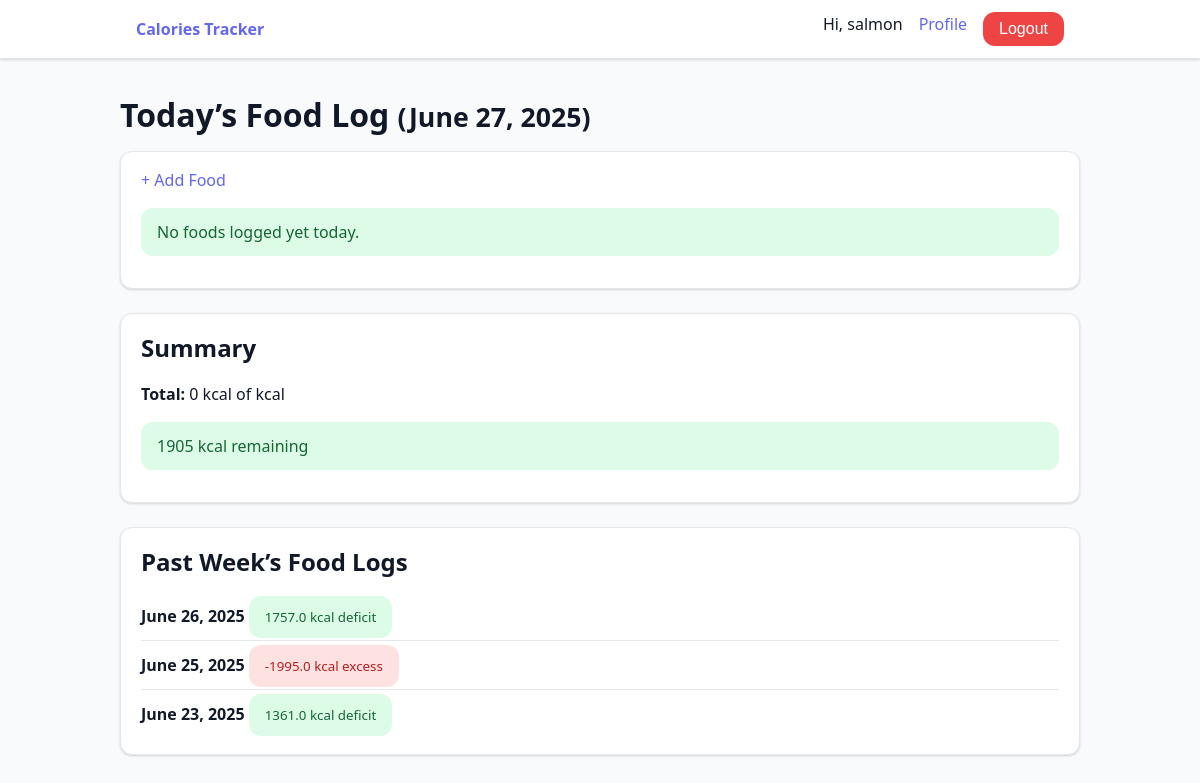
/project/main/ (signed in), run on the app's committed database.
### project/models.py (models this page shows, shortened)
class DailyEntry(models.Model):
    user_profile = models.ForeignKey(UserProfile, on_delete=models.CASCADE)
    date = models.DateField(default=date.today)
    class Meta:
        unique_together = ('user_profile', 'date')
    def total_calories(self):
        total = 0
        for entry in self.foodentry_set.all():
            total += entry.food.calories_per_serving * entry.number_of_servings
        return total
    def remaining_calories(self):
        return self.user_profile.calories_goal() - self.total_calories()

class UserProfile(models.Model):
    user = models.OneToOneField(
        settings.AUTH_USER_MODEL,
        on_delete=models.CASCADE,
        related_name='profile'
    )
    sex_choices = [
        ('M', 'Male'),
        ('F', 'Female'),
        ('O', 'Other'),
    ]
    sex = models.CharField(max_length=1, choices=sex_choices, blank=True)
    override_calories_goal = models.IntegerField(blank=True, null=True) #can be left blank
    height = models.FloatField(blank=True, null=True)
    weight = models.FloatField(blank=True, null=True)
    age = models.IntegerField(blank=True, null=True)
    def calories_goal(self): # Calculate the user's calorie goal, if there's a override, use that
        if self.override_calories_goal:
            return self.override_calories_goal
        else:
            return self.auto_calories_goal()
    def auto_calories_goal(self):
        W = self.weight
        H= self.height
        A = self.age
        if self.sex == 'M':
            bmr = 10 * W + 6.25 * H - 5 * A + 5
        elif self.sex == 'F':
            bmr = 10 * W + 6.25 * H - 5 * A - 161
        elif self.sex == 'O':
            bmr_male = 10 * W + 6.25 * H - 5 * A + 5
            bmr_female = 10 * W + 6.25 * H - 5 * A - 161
            bmr = (bmr_male + bmr_female) / 2
        else:
            bmr = 10 * W + 6.25 * H - 5 * A
        return int(bmr)

class FoodEntry(models.Model):
    daily_entry = models.ForeignKey(DailyEntry, on_delete=models.CASCADE)
    food = models.ForeignKey(Food, on_delete=models.PROTECT)
    number_of_servings = models.FloatField(blank=True, null=True)
    time = models.DateTimeField(auto_now_add=True)

class Food(models.Model):
    name = models.TextField(blank=False, max_length=200)
    serving_size = models.TextField(blank=True)
    calories_per_serving = models.IntegerField(blank=True, null=True)

### project/views.py (the view)
# urls.py: path('main/', MainPageView.as_view(), name='main'),
class MainPageView(LoginRequiredMixin, ListView):
    model = FoodEntry
    template_name = 'project/main.html'
    context_object_name = 'foodEntries'
    def get_queryset(self):
        profile = self.request.user.profile
        today = timezone.localdate()
        daily_entry, created = DailyEntry.objects.get_or_create(
            user_profile=profile,
            date=today
        )
        self.daily_entry = daily_entry
        return daily_entry.foodentry_set.all()
    def get_context_data(self, **kwargs):
        context = super().get_context_data(**kwargs)
        context['daily_entry'] = self.daily_entry
        profile = self.request.user.profile
        today = timezone.localdate()
        yesterday = today - timedelta(days=1)
        past_week = today - timedelta(days=7)
        past = DailyEntry.objects.filter( #get past daily entries
            user_profile=profile,
            date__range=(past_week, yesterday)
        ).order_by('-date')
        context['past_entries'] = past
        return context

### project/templates/project/main.html
{% extends "project/base.html" %}
{% block content %}
<div class="container">
  <h1>Today’s Food Log <small>({{ daily_entry.date }})</small></h1>
  <div class="card">
    <a href="{% url 'create_food_entry' %}" class="button">+ Add Food</a>
    {% if foodEntries %}
      <ul class="food-list">
        {% for entry in foodEntries %}
          <li>
            <div>
              <strong>{{ entry.food.name }}</strong>
              <small>— {{ entry.number_of_servings }} × {{ entry.food.serving_size }} ({{ entry.calories }} kcal)</small>
            </div>
            <form action="{% url 'delete_food_entry' entry.pk %}">
              {% csrf_token %}
              <button class="delete" title="Remove">x</button>
            </form>
          </li>
        {% endfor %}
      </ul>
    {% else %}
      <p class="alert alert-success">No foods logged yet today.</p>
    {% endif %}
  </div>
  <div class="card">
    <h2>Summary</h2>
    <p><strong>Total:</strong> {{ daily_entry.total_calories }} kcal of {{ daily_entry.profile.calorie_goal }} kcal</p>
    {% if daily_entry.remaining_calories < 0 %}
      <p class="alert alert-danger">Over goal by {{ daily_entry.remaining_calories }} kcal</p>
    {% else %}
      <p class="alert alert-success">{{ daily_entry.remaining_calories }} kcal remaining</p>
    {% endif %}
  </div>
  <div class="card">
    <h2>Past Week’s Food Logs</h2>
    {% if past_entries %}
      <ul class="food-list">
        {% for entry in past_entries %}
          <li>
            <div>
              <strong>{{ entry.date }}</strong>
              {% if entry.remaining_calories < 0 %}
                <small class="alert alert-danger">{{ entry.remaining_calories }} kcal excess</small>
              {% else %}
                <small class="alert alert-success">{{ entry.remaining_calories }} kcal deficit</small>
              {% endif %}
            </div>
          </li>
        {% endfor %}
      </ul>
    {% else %}
      <p class="alert alert-success">No entries in the past week.</p>
    {% endif %}
  </div>
</div>
{% endblock %}

### project/templates/project/base.html (shortened to what this page needs)
<!DOCTYPE html>
{% load static %}
<html lang="en">
<head>
  <link href="{% static 'styles.css' %}" rel="stylesheet">
</head>
<body>
  <nav>
    <div class="nav-inner">
      <a href="{% url 'main' %}"><strong>Calories Tracker</strong></a>
      <ul>
        {% if user.is_authenticated %}
          <li>Hi, {{ user.username }}</li>
          <li><a href="{% url 'profile' user.profile.pk %}">Profile</a></li>
          <li>
            <form action="{% url 'logout' %}" method="post" style="display:inline">
              <button class="delete">Logout</button>
            </form>
          </li>
        {% else %}
          <li><a href="{% url 'login' %}">Login</a></li>
          <li><a href="{% url 'registration' %}">Register</a></li>
        {% endif %}
      </ul>
    </div>
  </nav>
  {% block content %}{% endblock %}
</body>
</html>

### static/styles.css (style rules this page uses)
:root { --bg: #f9fafb; --surface: #ffffff; --border: #e5e7eb; --text: #111827; --text-muted: #6b7280; --primary: #6366f1; --primary-hover: #4f46e5; --danger: #ef4444; --danger-hover: #dc2626; --radius: 0.75rem; --shadow: 0 1px 2px rgba(0,0,0,.06), 0 1px 3px rgba(0,0,0,.1); }
*, *::before, *::after { box-sizing: border-box; }
html { font-family: system-ui, sans-serif; line-height: 1.5; }
body { margin: 0; background: var(--bg); color: var(--text); }
a { color: var(--primary); text-decoration: none; }
h1,h2,h3 { margin: 0 0 .75rem 0; font-weight: 600; }
.container { width: min(100% - 2rem, 960px); margin-inline: auto; padding-block: 2rem; }
.card { background: var(--surface); border: 1px solid var(--border); border-radius: var(--radius); padding: 1rem 1.25rem; box-shadow: var(--shadow); margin-bottom: 1.5rem; }
nav { background: var(--surface); border-bottom: 1px solid var(--border); box-shadow: var(--shadow); }
nav .nav-inner { width: min(100% - 2rem, 960px); margin-inline: auto; display: flex; justify-content: space-between; align-items: center; padding: .75rem 1rem; }
nav ul { display: flex; gap: 1rem; list-style: none; margin: 0; padding: 0; }
button, input[type="submit"] { background: var(--primary); color:#fff; border:none; padding:.5rem 1rem; border-radius:var(--radius); cursor:pointer; font-size:1rem; transition:background .15s ease-in-out; }
button.delete { background:var(--danger); }
ul.food-list { list-style:none; padding:0; margin:0; }
.food-list li { display:flex; justify-content:space-between; align-items:center; padding:.75rem 0; border-bottom:1px solid var(--border); }
.food-list li:last-child { border-bottom:none; }
.alert { padding:.75rem 1rem; border-radius:var(--radius); margin:1rem 0; }
.alert-danger { background:#fee2e2; color:#b91c1c; }
.alert-success { background:#dcfce7; color:#166534; }

### data on the page
DailyEntry: date "June 27, 2025", total_calories "0", remaining_calories "1905"
DailyEntry: date "June 26, 2025", remaining_calories "1757.0"
DailyEntry: date "June 25, 2025", remaining_calories "-1995.0"
DailyEntry: date "June 23, 2025", remaining_calories "1361.0"

### other printed values
{{ user.username }} "salmon"
